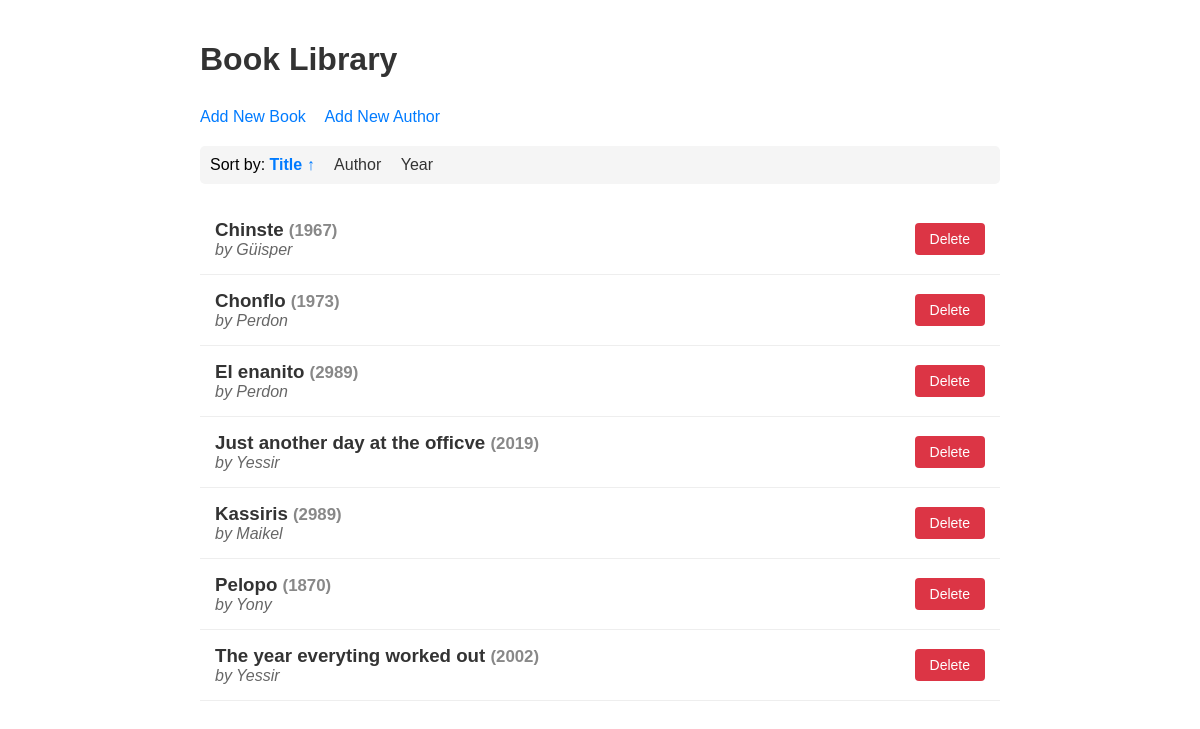
The page / on the database its author committed.
### data_models.py (models this page shows, shortened)
class Book(db.Model):
    id = db.Column(db.Integer, primary_key=True)
    title = db.Column(db.String(100), nullable=False)
    publication_year = db.Column(db.Integer, nullable=False)
    author_id = db.Column(db.Integer, db.ForeignKey('author.id'), nullable=False)

class Author(db.Model):
    id = db.Column(db.Integer, primary_key=True)
    name = db.Column(db.String(100), nullable=False)
    birth_date = db.Column(db.Date, nullable=False)
    date_of_death = db.Column(db.Date, nullable=True)
    books = db.relationship('Book', backref='author', lazy=True)

### app.py (the view)
@app.route('/', methods=['GET'])
def homepage():
    sort_by = request.args.get('sort_by', 'title')  # default sort by title
    order = request.args.get('order', 'asc')  # default ascending order
    print('Author.name.desc()->', Author.name.desc())
    if sort_by == 'author':
        if order == 'desc':
            books = Book.query.join(Author).order_by(Author.name.desc()).all()
        else:
            books = Book.query.join(Author).order_by(Author.name.asc()).all()
    else:
        column_to_be_sorted = getattr(Book, sort_by)
        print('column_to_be_sorted.desc()', column_to_be_sorted.desc())
        if order == 'desc':
            books = Book.query.order_by(column_to_be_sorted.desc()).all()
        else:
            books = Book.query.order_by(column_to_be_sorted.asc()).all()
    return render_template('home.html', books=books, sort_by=sort_by, order=order)

### templates/home.html (shortened to what this page needs)
<!DOCTYPE html>
<html lang="en">
  <head>
    <link
      rel="stylesheet"
      href="{{ url_for('static', filename='styles.css') }}"
    />
  </head>
  <body>
    <h1>Book Library</h1>
    <div class="add-links">
      <a href="{{ url_for('add_book') }}">Add New Book</a>
      <a href="{{ url_for('add_author') }}">Add New Author</a>
    </div>
    <div class="sort-options">
      Sort by:
      <a
        href="{{ url_for('homepage', sort_by='title', order='asc' if sort_by != 'title' or order == 'desc' else 'desc') }}"
        class="sort-link {{ 'active' if sort_by == 'title' }}"
      >
        Title {{ '↓' if sort_by == 'title' and order == 'desc' else '↑' if
        sort_by == 'title' and order == 'asc' else '' }}
      </a>
      <a
        href="{{ url_for('homepage', sort_by='author', order='asc' if sort_by != 'author' or order == 'desc' else 'desc') }}"
        class="sort-link {{ 'active' if sort_by == 'author' }}"
      >
        Author {{ '↓' if sort_by == 'author' and order == 'desc' else '↑' if
      </a>
      <a
        href="{{ url_for('homepage', sort_by='publication_year', order='asc' if sort_by != 'publication_year' or order == 'desc' else 'desc') }}"
        class="sort-link {{ 'active' if sort_by == 'publication_year' }}"
      >
        Year {{ '↓' if sort_by == 'publication_year' and order == 'desc' else
      </a>
    </div>
    {% for book in books %}
    <div class="book-item">
      <div class="book-info">
        <h3 class="book-title">
          {{ book.title }}
          <span class="publication-year">({{ book.publication_year }})</span>
        </h3>
        <div class="author-name">by {{ book.author.name }}</div>
      </div>
      <form
        action="{{ url_for('delete_book', book_id=book.id) }}"
        method="POST"
        style="display: inline"
      >
        <button
          type="submit"
          class="delete-button"
          onclick="return confirm('Are you sure you want to delete this book?')"
        >
          Delete
        </button>
      </form>
    </div>
    {% endfor %}
  </body>
</html>

### static/styles.css (style rules this page uses)
body { font-family: Arial, sans-serif; max-width: 800px; margin: 0 auto; padding: 20px; }
h1 { color: #333; margin-bottom: 30px; }
.sort-options { margin: 20px 0; padding: 10px; background-color: #f5f5f5; border-radius: 5px; }
.sort-link { text-decoration: none; color: #333; margin-right: 15px; }
.sort-link.active { font-weight: bold; color: #007bff; }
.add-links { margin: 20px 0; }
.add-links a { text-decoration: none; color: #007bff; margin-right: 15px; }
.book-item { padding: 15px; border-bottom: 1px solid #eee; display: flex; justify-content: space-between; align-items: center; }
.book-info { flex-grow: 1; }
.book-title { margin: 0; color: #333; }
.author-name { color: #666; font-style: italic; }
.publication-year { color: #888; font-size: 0.9em; }
.delete-button { background-color: #dc3545; color: white; padding: 8px 15px; border: none; border-radius: 4px; cursor: pointer; font-size: 14px; transition: background-color 0.2s; }
input[type="submit"], button { background-color: #007bff; color: white; padding: 10px 20px; border: none; border-radius: 4px; cursor: pointer; font-size: 16px; }

### rows shown on the page
Book: title "Chinste", publication_year "1967", author.name "Güisper"
Book: title "Chonflo", publication_year "1973", author.name "Perdon"
Book: title "El enanito", publication_year "2989", author.name "Perdon"
Book: title "Just another day at the officve", publication_year "2019", author.name "Yessir"
Book: title "Kassiris", publication_year "2989", author.name "Maikel"
Book: title "Pelopo", publication_year "1870", author.name "Yony"
Book: title "The year everyting worked out", publication_year "2002", author.name "Yessir"
